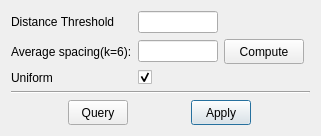
<?xml version="1.0" encoding="UTF-8"?>
<ui version="4.0">
 <class>DialogPointCloudSimplification</class>
 <widget class="QDialog" name="DialogPointCloudSimplification">
  <property name="geometry">
   <rect>
    <x>0</x>
    <y>0</y>
    <width>321</width>
    <height>136</height>
   </rect>
  </property>
  <property name="windowTitle">
   <string>Sampling Resolution</string>
  </property>
  <layout class="QGridLayout" name="gridLayout">
   <item row="4" column="0" colspan="4">
    <widget class="Line" name="line">
     <property name="orientation">
      <enum>Qt::Horizontal</enum>
     </property>
    </widget>
   </item>
   <item row="5" column="0" colspan="4">
    <layout class="QHBoxLayout" name="layoutButtons">
     <item>
      <widget class="QPushButton" name="queryButton">
       <property name="minimumSize">
        <size>
         <width>60</width>
         <height>25</height>
        </size>
       </property>
       <property name="maximumSize">
        <size>
         <width>60</width>
         <height>25</height>
        </size>
       </property>
       <property name="toolTip">
        <string>Query the points that can be deleted</string>
       </property>
       <property name="text">
        <string>Query</string>
       </property>
      </widget>
     </item>
     <item>
      <widget class="QPushButton" name="applyButton">
       <property name="minimumSize">
        <size>
         <width>60</width>
         <height>25</height>
        </size>
       </property>
       <property name="maximumSize">
        <size>
         <width>60</width>
         <height>25</height>
        </size>
       </property>
       <property name="toolTip">
        <string>Delete the queried points</string>
       </property>
       <property name="text">
        <string>Apply</string>
       </property>
       <property name="default">
        <bool>true</bool>
       </property>
      </widget>
     </item>
    </layout>
   </item>
   <item row="0" column="0">
    <widget class="QLabel" name="label">
     <property name="text">
      <string>Distance Threshold</string>
     </property>
    </widget>
   </item>
   <item row="2" column="0">
    <widget class="QLabel" name="label_3">
     <property name="text">
      <string>Uniform</string>
     </property>
    </widget>
   </item>
   <item row="2" column="1">
    <widget class="QCheckBox" name="checkBoxUniform">
     <property name="text">
      <string/>
     </property>
     <property name="checked">
      <bool>true</bool>
     </property>
    </widget>
   </item>
   <item row="0" column="1">
    <widget class="QLineEdit" name="lineEditDistanceThreshold">
     <property name="maximumSize">
      <size>
       <width>80</width>
       <height>16777215</height>
      </size>
     </property>
     <property name="alignment">
      <set>Qt::AlignCenter</set>
     </property>
    </widget>
   </item>
   <item row="1" column="0">
    <widget class="QLabel" name="label_2">
     <property name="text">
      <string>Average spacing(k=6):</string>
     </property>
    </widget>
   </item>
   <item row="1" column="1">
    <widget class="QLineEdit" name="lineEditAverageSpacing">
     <property name="maximumSize">
      <size>
       <width>80</width>
       <height>16777215</height>
      </size>
     </property>
     <property name="toolTip">
      <string>Current average spacing, just for reference.</string>
     </property>
     <property name="alignment">
      <set>Qt::AlignCenter</set>
     </property>
     <property name="readOnly">
      <bool>true</bool>
     </property>
    </widget>
   </item>
   <item row="1" column="2">
    <widget class="QPushButton" name="buttonComputeAvgSpacing">
     <property name="minimumSize">
      <size>
       <width>60</width>
       <height>25</height>
      </size>
     </property>
     <property name="text">
      <string>Compute</string>
     </property>
    </widget>
   </item>
  </layout>
 </widget>
 <layoutdefault spacing="6" margin="11"/>
 <tabstops>
  <tabstop>queryButton</tabstop>
  <tabstop>applyButton</tabstop>
 </tabstops>
 <resources/>
 <connections/>
</ui>
